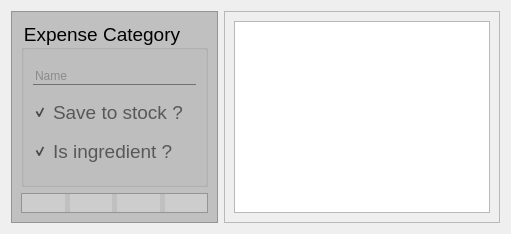
                   <widget class="QWidget" name="tab_expenseCategory">
                    <attribute name="icon">
                     <iconset resource="../resource/resource.qrc">
                      <normaloff>:/Simple icons/simple_icons/fi-rr-shopping-cart-check.svg</normaloff>:/Simple icons/simple_icons/fi-rr-shopping-cart-check.svg</iconset>
                    </attribute>
                    <attribute name="title">
                     <string/>
                    </attribute>
                    <layout class="QHBoxLayout" name="horizontalLayout_42">
                     <item>
                      <widget class="QFrame" name="f_expenseCategoryInputs">
                       <property name="styleSheet">
                        <string notr="true">QFrame
{
	background-color: rgb(192, 192, 192)
}

QGroupBox
{
	background-color: rgb(192, 192, 192)
}

QPushButton
{ 
	
	alternate-background-color: rgb(255, 255, 255);
	background: rgba(225, 225, 225, 100);
	border-width: 2px;
    border-radius: 10px;
	qproperty-iconSize: 32px 32px;
	border-style: dashed;
 }

QPushButton:hover
{
	background: rgba(225, 225, 225, 180);
	border-style: dashed;
}

QPushButton:pressed
{
	background: rgba(75, 75, 75, 180);
	border-style: inset;
}</string>
                       </property>
                       <property name="frameShape">
                        <enum>QFrame::StyledPanel</enum>
                       </property>
                       <property name="frameShadow">
                        <enum>QFrame::Raised</enum>
                       </property>
                       <layout class="QVBoxLayout" name="verticalLayout_52">
                        <item>
                         <widget class="QGroupBox" name="gb_expenseCategory">
                          <property name="font">
                           <font>
                            <pointsize>14</pointsize>
                           </font>
                          </property>
                          <property name="styleSheet">
                           <string notr="true">QLineEdit
{
	background: transparent;
	color: rgb(88, 88, 88);
	border: none;
	border-bottom: 1px solid #717072;
	font: 14pt &quot;MS Shell Dlg 2&quot;;
}


QComboBox
{
	background: transparent;
	color: rgb(88, 88, 88);
	border: none;
	border-bottom: 1px solid #717072;
	font: 14pt &quot;MS Shell Dlg 2&quot;;
}

QCheckBox
{
	background: transparent;
	color: rgb(88, 88, 88);
	border: none;
	font: 14pt &quot;MS Shell Dlg 2&quot;;
}
</string>
                          </property>
                          <property name="title">
                           <string>Expense Category</string>
                          </property>
                          <property name="alignment">
                           <set>Qt::AlignLeading|Qt::AlignLeft|Qt::AlignVCenter</set>
                          </property>
                          <layout class="QVBoxLayout" name="verticalLayout_53">
                           <item>
                            <widget class="QLineEdit" name="le_expenseCategoryName">
                             <property name="text">
                              <string/>
                             </property>
                             <property name="maxLength">
                              <number>40</number>
                             </property>
                             <property name="placeholderText">
                              <string>Name</string>
                             </property>
                             <property name="clearButtonEnabled">
                              <bool>true</bool>
                             </property>
                            </widget>
                           </item>
                           <item>
                            <widget class="QCheckBox" name="cb_expenseCategorySaveToStock">
                             <property name="font">
                              <font>
                               <family>MS Shell Dlg 2</family>
                               <pointsize>14</pointsize>
                               <weight>50</weight>
                               <italic>false</italic>
                               <bold>false</bold>
                              </font>
                             </property>
                             <property name="layoutDirection">
                              <enum>Qt::LeftToRight</enum>
                             </property>
                             <property name="text">
                              <string>Save to stock ?</string>
                             </property>
                             <property name="icon">
                              <iconset resource="../resource/resource.qrc">
                               <normaloff>:/Simple icons/simple_icons/fi-rr-cursor-plus.svg</normaloff>:/Simple icons/simple_icons/fi-rr-cursor-plus.svg</iconset>
                             </property>
                             <property name="iconSize">
                              <size>
                               <width>32</width>
                               <height>32</height>
                              </size>
                             </property>
                             <property name="checked">
                              <bool>true</bool>
                             </property>
                            </widget>
                           </item>
                           <item>
                            <widget class="QCheckBox" name="cb_expenseCategoryIsIngredient">
                             <property name="font">
                              <font>
                               <family>MS Shell Dlg 2</family>
                               <pointsize>14</pointsize>
                               <weight>50</weight>
                               <italic>false</italic>
                               <bold>false</bold>
                              </font>
                             </property>
                             <property name="layoutDirection">
                              <enum>Qt::LeftToRight</enum>
                             </property>
                             <property name="text">
                              <string>Is ingredient ?</string>
                             </property>
                             <property name="icon">
                              <iconset resource="../resource/resource.qrc">
                               <normaloff>:/Simple icons/simple_icons/fi-rr-cursor-plus.svg</normaloff>:/Simple icons/simple_icons/fi-rr-cursor-plus.svg</iconset>
                             </property>
                             <property name="iconSize">
                              <size>
                               <width>32</width>
                               <height>32</height>
                              </size>
                             </property>
                             <property name="checked">
                              <bool>true</bool>
                             </property>
                            </widget>
                           </item>
                          </layout>
                         </widget>
                        </item>
                        <item>
                         <widget class="QFrame" name="f_expenseCategoryDbBtn">
                          <property name="sizePolicy">
                           <sizepolicy hsizetype="Preferred" vsizetype="Maximum">
                            <horstretch>0</horstretch>
                            <verstretch>0</verstretch>
                           </sizepolicy>
                          </property>
                          <property name="frameShape">
                           <enum>QFrame::StyledPanel</enum>
                          </property>
                          <property name="frameShadow">
                           <enum>QFrame::Raised</enum>
                          </property>
                          <layout class="QHBoxLayout" name="horizontalLayout_41">
                           <property name="spacing">
                            <number>5</number>
                           </property>
                           <property name="leftMargin">
                            <number>0</number>
                           </property>
                           <property name="topMargin">
                            <number>0</number>
                           </property>
                           <property name="rightMargin">
                            <number>0</number>
                           </property>
                           <property name="bottomMargin">
                            <number>0</number>
                           </property>
                           <item>
                            <widget class="QPushButton" name="btn_expenseCategoryAdd">
                             <property name="text">
                              <string/>
                             </property>
                             <property name="icon">
                              <iconset resource="../resource/resource.qrc">
                               <normaloff>:/Simple icons/simple_icons/fi-rr-add.svg</normaloff>:/Simple icons/simple_icons/fi-rr-add.svg</iconset>
                             </property>
                             <property name="iconSize">
                              <size>
                               <width>32</width>
                               <height>32</height>
                              </size>
                             </property>
                            </widget>
                           </item>
                           <item>
                            <widget class="QPushButton" name="btn_expenseCategoryEdit">
                             <property name="enabled">
                              <bool>false</bool>
                             </property>
                             <property name="text">
                              <string/>
                             </property>
                             <property name="icon">
                              <iconset resource="../resource/resource.qrc">
                               <normaloff>:/Simple icons/simple_icons/fi-rr-edit.svg</normaloff>:/Simple icons/simple_icons/fi-rr-edit.svg</iconset>
                             </property>
                             <property name="iconSize">
                              <size>
                               <width>32</width>
                               <height>32</height>
                              </size>
                             </property>
                            </widget>
                           </item>
                           <item>
                            <widget class="QPushButton" name="btn_expenseCategoryDelete">
                             <property name="enabled">
                              <bool>false</bool>
                             </property>
                             <property name="text">
                              <string/>
                             </property>
                             <property name="icon">
                              <iconset resource="../resource/resource.qrc">
                               <normaloff>:/Simple icons/simple_icons/fi-rr-delete.svg</normaloff>:/Simple icons/simple_icons/fi-rr-delete.svg</iconset>
                             </property>
                             <property name="iconSize">
                              <size>
                               <width>32</width>
                               <height>32</height>
                              </size>
                             </property>
                            </widget>
                           </item>
                           <item>
                            <widget class="QPushButton" name="btn_expenseCategoryClear">
                             <property name="enabled">
                              <bool>true</bool>
                             </property>
                             <property name="text">
                              <string/>
                             </property>
                             <property name="icon">
                              <iconset resource="../resource/resource.qrc">
                               <normaloff>:/Simple icons/simple_icons/fi-rr-broom.svg</normaloff>:/Simple icons/simple_icons/fi-rr-broom.svg</iconset>
                             </property>
                             <property name="iconSize">
                              <size>
                               <width>32</width>
                               <height>32</height>
                              </size>
                             </property>
                            </widget>
                           </item>
                          </layout>
                         </widget>
                        </item>
                       </layout>
                      </widget>
                     </item>
                     <item>
                      <widget class="QFrame" name="f_expenseCategoryDb">
                       <property name="frameShape">
                        <enum>QFrame::StyledPanel</enum>
                       </property>
                       <property name="frameShadow">
                        <enum>QFrame::Raised</enum>
                       </property>
                       <layout class="QVBoxLayout" name="verticalLayout_51">
                        <item>
                         <widget class="QTableWidget" name="tw_expenseCategory">
                          <property name="font">
                           <font>
                            <family>Times New Roman</family>
                            <pointsize>18</pointsize>
                           </font>
                          </property>
                          <property name="editTriggers">
                           <set>QAbstractItemView::NoEditTriggers</set>
                          </property>
                          <property name="selectionMode">
                           <enum>QAbstractItemView::SingleSelection</enum>
                          </property>
                          <property name="selectionBehavior">
                           <enum>QAbstractItemView::SelectRows</enum>
                          </property>
                          <attribute name="horizontalHeaderShowSortIndicator" stdset="0">
                           <bool>true</bool>
                          </attribute>
                          <attribute name="verticalHeaderCascadingSectionResizes">
                           <bool>true</bool>
                          </attribute>
                          <attribute name="verticalHeaderShowSortIndicator" stdset="0">
                           <bool>false</bool>
                          </attribute>
                         </widget>
                        </item>
                       </layout>
                      </widget>
                     </item>
                    </layout>
                   </widget>
